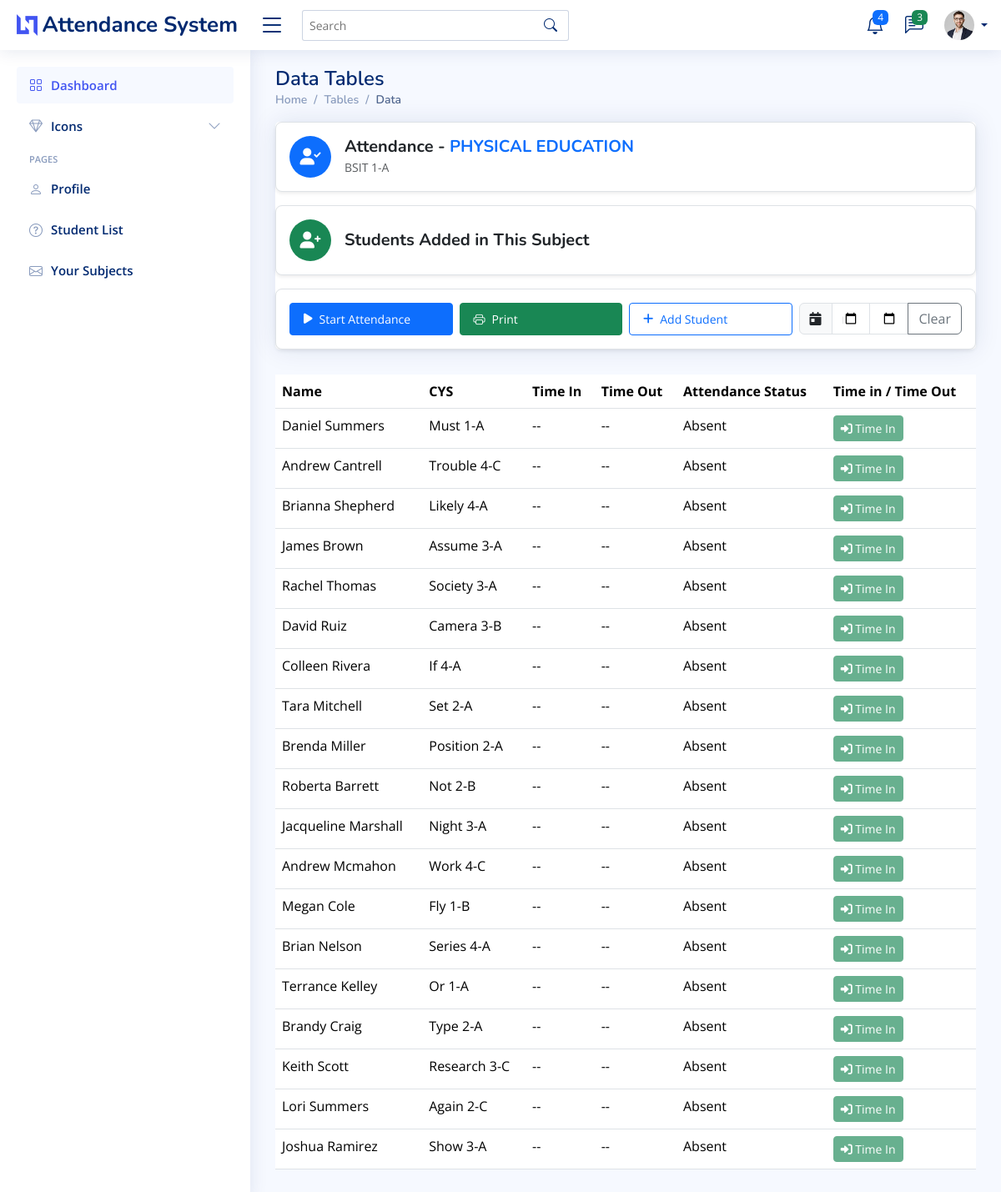
/student-attendance/18/, run on the app's committed database.
### myapp/models.py (models this page shows, shortened)
class Subject(models.Model):
    name = models.CharField(max_length=100)
    description = models.TextField(blank=True, null=True)
    course_year_section = models.CharField(max_length=100, default="default_course_year_section")
    teacher = models.ForeignKey(Teacher, on_delete=models.CASCADE, related_name="subjects")
    created_at = models.DateTimeField(auto_now_add=True)

class Student(models.Model):
    username = models.CharField(max_length=255, unique=True, default="default_username")
    student_id = models.CharField(max_length=50, unique=True)
    full_name = models.CharField(max_length=255)
    course = models.CharField(max_length=100)
    year_section = models.CharField(max_length=50, blank=True, null=True)
    email = models.EmailField(unique=True, blank=True, null=True)
    password = models.CharField(max_length=255)
    subjects = models.ManyToManyField(Subject, related_name="students")
    created_at = models.DateTimeField(auto_now_add=True)

### myapp/views.py (the view, shortened to what this page needs)
# urls.py: path('student-attendance/<int:id>/', views.student_attendance, name='student-attendance'),
def student_attendance(request, id):
    subject = get_object_or_404(Subject, id=id)
    assigned_students = subject.students.all()
    today = localdate()
    attendance_records = Attendance.objects.filter(
        student__in=assigned_students,
        subject=subject,
        date= today
    ).order_by('date')
    student_attendance_map = defaultdict(lambda: {'time_in': None, 'time_out': None})
    for att in attendance_records:
        student_data = student_attendance_map[att.student.id]
        if att.time_in and not student_data['time_in']:
            student_data['time_in'] = att.time_in
        if att.time_out and not student_data['time_out']:
            student_data['time_out'] = att.time_out
    for student in assigned_students:
        student.attendance = student_attendance_map.get(student.id, None)
        if student.attendance:
            print(f"Student: {student.full_name}, Time In: {student.attendance['time_in']}, Time Out: {student.attendance['time_out']}")
    available_students = Student.objects.exclude(id__in=assigned_students.values_list('id', flat=True))
    return render(request, 'myapp/student_attendance.html', {
        'assigned_students': assigned_students,
        'available_students': available_students,
        'subject': subject,
        'all_attendance_records': attendance_records,  # Pass all attendance records to the template
    })

### myapp/templates/myapp/student_attendance.html (shortened to what this page needs)
{% extends 'myapp/base.html' %}
{% load static %}
{% block content %}
<main id="main" class="main">
<div class="toast-container position-fixed bottom-0 end-0 p-3">
</div>
  <div class="pagetitle">
    <h1>Data Tables</h1>
    <nav>
      <ol class="breadcrumb">
        <li class="breadcrumb-item"><a href="index.html">Home</a></li>
        <li class="breadcrumb-item">Tables</li>
        <li class="breadcrumb-item active">Data</li>
      </ol>
    </nav>
  </div>
  <section class="section">
    <div class="row">
      <div class="col-lg-12">
        <div class="card">
<div class="d-flex align-items-center justify-content-between p-3 bg-white shadow-sm rounded-3 border">
  <div class="d-flex align-items-center">
    <div class="icon-container bg-primary text-white d-flex align-items-center justify-content-center rounded-circle me-3" style="width: 50px; height: 50px;">
      <i class="fas fa-user-check fs-5"></i>
    </div>
    <div>
      <h5 class="fw-bold text-dark mb-0">
        Attendance - <span class="text-uppercase text-primary">{{ subject.name }}</span>
      </h5>
      <small class="text-muted">{{ subject.course_year_section }}</small>
    </div>
  </div>
</div>
<div class="p-3 bg-white shadow-sm rounded-3 mt-3 border d-flex align-items-center">
  <div class="icon-container bg-success text-white d-flex align-items-center justify-content-center rounded-circle me-3" style="width: 50px; height: 50px;">
    <i class="fas fa-user-plus fs-5"></i>
  </div>
  <h5 class="fw-bold text-dark mb-0">Students Added in This Subject</h5>
</div>
<div class="p-3 bg-white shadow-sm rounded-3 mt-3 border">
  <div class="row g-2 justify-content-center justify-content-md-end">
    <div class="col-12 col-md-3">
      <button type="button" class="btn btn-primary btn-sm d-flex align-items-center w-100 px-3 py-2" id="startAttendance" data-bs-toggle="modal" data-bs-target="#attendanceChoiceModal">
        <i class="fa-solid fa-play me-2"></i> Start Attendance
      </button>
    </div>
    <div class="col-12 col-md-3">
      <button type="button" class="btn btn-success btn-sm d-flex align-items-center w-100 px-3 py-2" id="printAttendance">
        <i class="bi bi-printer me-2"></i> Print
      </button>
    </div>
    <div class="col-12 col-md-3">
      <button type="button" class="btn btn-outline-primary btn-sm d-flex align-items-center w-100 px-3 py-2" data-bs-toggle="modal" data-bs-target="#addStudentModal">
        <i class="fa-solid fa-plus me-2"></i> Add Student
      </button>
    </div>
    <div class="col-12 col-md-3">
      <div class="input-group">
        <span class="input-group-text"><i class="fa-solid fa-calendar-day"></i></span>
        <input type="date" class="form-control" id="startDateFilter">
        <input type="date" class="form-control" id="endDateFilter">
        <button class="btn btn-outline-secondary" type="button" id="clearDateFilter">Clear</button>
      </div>
    </div>
  </div>
</div>
</div>
<div class="table-responsive mt-4" style="min-height: 400px">
  <table class="table datatable">
    <thead>
      <tr>
        <th>Name</th>
        <th>CYS</th>
        <th>Time In</th>
        <th>Time Out</th>
        <th>Attendance Status</th>
        <th>Time in / Time Out</th>
      </tr>
    </thead>
    <tbody>
      {% for student in assigned_students %}
        <tr>
          <td>{{ student.full_name }}</td>
          <td>{{ student.course }} {{ student.year_section }}</td>
          <td id="time-in-{{ student.id }}">
            {% if student.attendance and student.attendance.time_in %}
                {{ student.attendance.time_in|time:"g:i A" }}
            {% else %}
                --
            {% endif %}
        </td>
          <td id="time-out-{{ student.id }}">
            {% if student.attendance and student.attendance.time_out %}
              {{ student.attendance.time_out|time:"g:i A" }}
            {% else %}
              --
            {% endif %}
          </td>
          <td>
            {% if student.attendance and student.attendance.time_in %}
              Present
            {% else %}
              Absent
            {% endif %}
          </td>
          <td>
            <div class="btn-group" role="group">
              <button class="btn btn-success btn-sm mark-attendance"
                      data-student="{{ student.id }}"
                      data-status="Time In"
                      disabled>
                <i class="fa-solid fa-sign-in-alt"></i> Time In
              </button>
            </div>
          </td>
        </tr>
      {% endfor %}
    </tbody>
  </table>
</div>
      </div>
    </div>
</section>
</main>
{% endblock %}

### static/assets/css/style.css (style rules this page uses)
:root { scroll-behavior: smooth; }
body { font-family: "Open Sans", sans-serif; background: #f6f9ff; color: #444444; }
a { color: #4154f1; text-decoration: none; }
h1, h2, h3, h4, h5, h6 { font-family: "Nunito", sans-serif; }
#main { margin-top: 60px; padding: 20px 30px; transition: all 0.3s; }
.pagetitle { margin-bottom: 10px; }
.pagetitle h1 { font-size: 24px; margin-bottom: 0; font-weight: 600; color: #012970; }
.card { margin-bottom: 30px; border: none; border-radius: 5px; box-shadow: 0px 0 30px rgba(1, 41, 112, 0.1); }
.breadcrumb { font-size: 14px; font-family: "Nunito", sans-serif; color: #899bbd; font-weight: 600; }
.breadcrumb a { color: #899bbd; transition: 0.3s; }
.breadcrumb .breadcrumb-item::before { color: #899bbd; }
.breadcrumb .active { color: #51678f; font-weight: 600; }
@media (min-width: 1200px) { #main, #footer { margin-left: 300px; } }

### data on the page
Subject: name "PHYSICAL EDUCATION", course_year_section "BSIT 1-A"
Student: full_name "Daniel Summers", course "Must", year_section "1-A", shows "Absent"
Student: full_name "Andrew Cantrell", course "Trouble", year_section "4-C", shows "Absent"
Student: full_name "Brianna Shepherd", course "Likely", year_section "4-A", shows "Absent"
Student: full_name "James Brown", course "Assume", year_section "3-A", shows "Absent"
Student: full_name "Rachel Thomas", course "Society", year_section "3-A", shows "Absent"
Student: full_name "David Ruiz", course "Camera", year_section "3-B", shows "Absent"
Student: full_name "Colleen Rivera", course "If", year_section "4-A", shows "Absent"
Student: full_name "Tara Mitchell", course "Set", year_section "2-A", shows "Absent"
Student: full_name "Brenda Miller", course "Position", year_section "2-A", shows "Absent"
Student: full_name "Roberta Barrett", course "Not", year_section "2-B", shows "Absent"
Student: full_name "Jacqueline Marshall", course "Night", year_section "3-A", shows "Absent"
Student: full_name "Andrew Mcmahon", course "Work", year_section "4-C", shows "Absent"
Student: full_name "Megan Cole", course "Fly", year_section "1-B", shows "Absent"
Student: full_name "Brian Nelson", course "Series", year_section "4-A", shows "Absent"
Student: full_name "Terrance Kelley", course "Or", year_section "1-A", shows "Absent"
Student: full_name "Brandy Craig", course "Type", year_section "2-A", shows "Absent"
Student: full_name "Keith Scott", course "Research", year_section "3-C", shows "Absent"
Student: full_name "Lori Summers", course "Again", year_section "2-C", shows "Absent"
Student: full_name "Joshua Ramirez", course "Show", year_section "3-A", shows "Absent"
